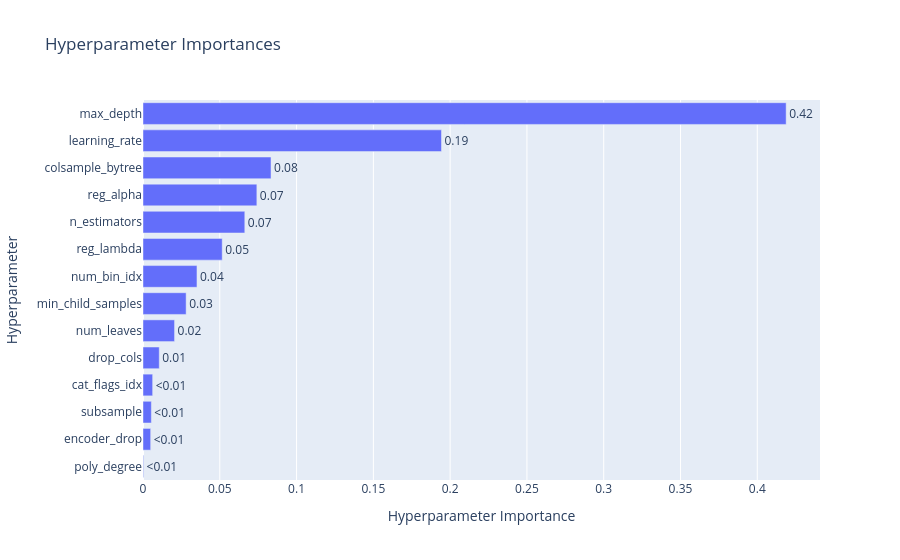

Notebook source saved alongside this figure:
### Code cell
optuna.visualization.plot_param_importances(study_lgb)

### Figure 1 — Plotly figure (JSON) as saved in the notebook; plotly's stock layout.template omitted (floating-point values rounded to 4 significant figures)
{"data": [{"cliponaxis": false, "hovertemplate": ["poly_degree (IntDistribution): 0.00036332988704001275<extra></extra>", "encoder_drop (CategoricalDistribution): 0.0049920877645264344<extra></extra>", "subsample (FloatDistribution): 0.00543965206033203<extra></extra>", "cat_flags_idx (IntDistribution): 0.00628669274033119<extra></extra>", "drop_cols (CategoricalDistribution): 0.010581815323548216<extra></extra>", "num_leaves (IntDistribution): 0.020553844005381135<extra></extra>", "min_child_samples (IntDistribution): 0.02808494462691849<extra></extra>", "num_bin_idx (IntDistribution): 0.035147155263189754<extra></extra>", "reg_lambda (FloatDistribution): 0.05158506962661573<extra></extra>", "n_estimators (IntDistribution): 0.06628851586532541<extra></extra>", "reg_alpha (FloatDistribution): 0.07414062592926238<extra></extra>", "colsample_bytree (FloatDistribution): 0.08336218899456407<extra></extra>", "learning_rate (FloatDistribution): 0.1943756204068004<extra></extra>", "max_depth (IntDistribution): 0.41879845750616473<extra></extra>"], "name": "Objective Value", "orientation": "h", "text": ["<0.01", "<0.01", "<0.01", "<0.01", "0.01", "0.02", "0.03", "0.04", "0.05", "0.07", "0.07", "0.08", "0.19", "0.42"], "textposition": "outside", "type": "bar", "x": [0.0003633, 0.004992, 0.00544, 0.006287, 0.01058, 0.02055, 0.02808, 0.03515, 0.05159, 0.06629, 0.07414, 0.08336, 0.1944, 0.4188], "y": ["poly_degree", "encoder_drop", "subsample", "cat_flags_idx", "drop_cols", "num_leaves", "min_child_samples", "num_bin_idx", "reg_lambda", "n_estimators", "reg_alpha", "colsample_bytree", "learning_rate", "max_depth"]}], "layout": {"title": {"text": "Hyperparameter Importances"}, "xaxis": {"title": {"text": "Hyperparameter Importance"}}, "yaxis": {"title": {"text": "Hyperparameter"}}}}
